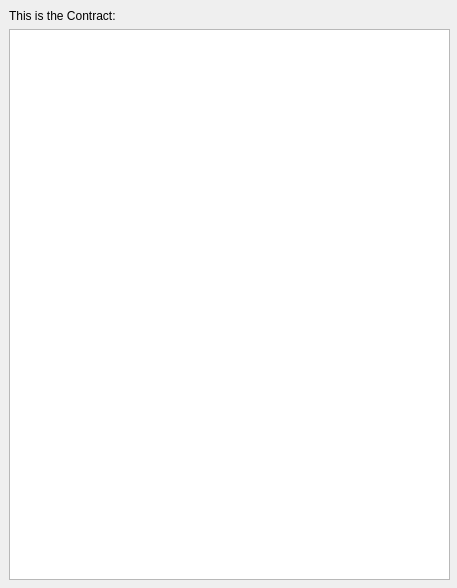
<?xml version="1.0" encoding="UTF-8"?>
<ui version="4.0">
 <class>ContractView</class>
 <widget class="QWidget" name="ContractView">
  <property name="geometry">
   <rect>
    <x>0</x>
    <y>0</y>
    <width>457</width>
    <height>588</height>
   </rect>
  </property>
  <property name="windowTitle">
   <string>Form</string>
  </property>
  <widget class="QWidget" name="verticalLayoutWidget">
   <property name="geometry">
    <rect>
     <x>9</x>
     <y>9</y>
     <width>441</width>
     <height>571</height>
    </rect>
   </property>
   <layout class="QVBoxLayout" name="verticalLayout">
    <item>
     <widget class="QLabel" name="label">
      <property name="text">
       <string>This is the Contract:</string>
      </property>
     </widget>
    </item>
    <item>
     <widget class="QTextEdit" name="textEdit"/>
    </item>
   </layout>
  </widget>
 </widget>
 <resources/>
 <connections/>
</ui>
